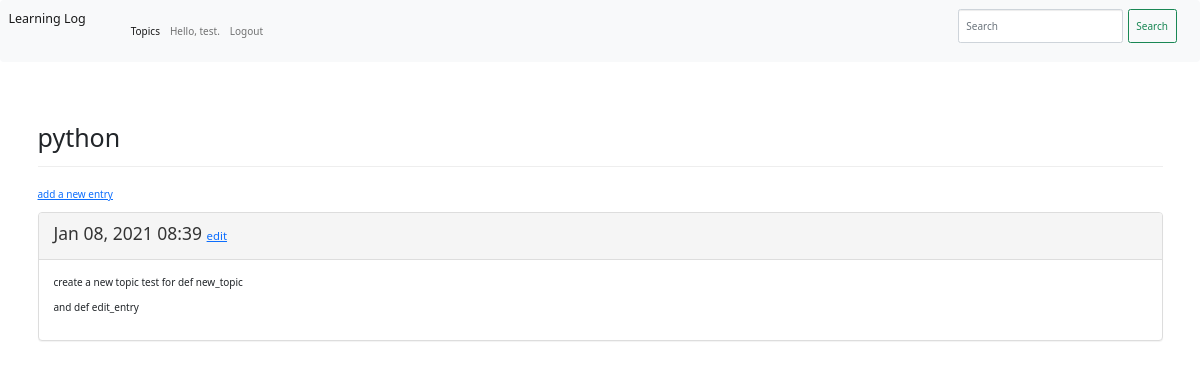
The app's page /topics/16/ (signed in) with its own data.
### learning_logs/models.py (models this page shows, shortened)
class Topic(models.Model):
    text = models.CharField(max_length=200)
    date_added = models.DateTimeField(auto_now_add=True)
    owner = models.ForeignKey(User, on_delete = models.CASCADE)
    def __str__(self):
        return self.text

class Entry(models.Model):
    topic = models.ForeignKey(Topic,on_delete = models.CASCADE)
    text = models.TextField()
    date_added = models.DateTimeField(auto_now_add=True)
    class Meta:
        verbose_name_plural = 'entries'

### learning_logs/views.py (the view)
# urls.py: path('topics/<topic_id>/', views.topic, name = 'topic'),
@login_required
def topic(request, topic_id):
    topic = Topic.objects.get(id=topic_id)
    if request.user != topic.owner:
        raise Http404
    entries = topic.entry_set.order_by('-date_added')
    context = {'topic':topic, 'entries':entries}
    return render(request, 'learning_logs/topic.html', context)

### learning_logs/templates/learning_logs/topic.html
{% extends 'learning_logs/base.html' %}
{% block  header %}
  <h1>{{ topic }}</h1>
{% endblock header %}
{% block content %}
  <p>
    <a href="{% url 'learning_logs:new_entry' topic.id %}">add a new entry</a>
  </p>
  {% for entry in entries %}
    <div class="panel panel-default">
      <div class="panel-heading">
        <h3>{{ entry.date_added|date:'M d, Y H:i' }}
          <small>
            <a href = "{% url 'learning_logs:edit_entry' entry.id %}">edit</a>
          </small>
        </h3>
      </div>
      <div class="panel-body">
        {{ entry.text|linebreaks }}
      </div>
    </div>
  {% empty %}
	  There are no entries for this topic yet.
  {% endfor %}
{% endblock content %}

### learning_logs/templates/learning_logs/base.html (shortened to what this page needs)
{% load bootstrap3 %}
{% bootstrap_css %}
{% load bootstrap3 %}
<!DOCTYPE html>
<html lang="en">
  <head>
    <link href="https://cdn.jsdelivr.net/npm/bootstrap@5.0.0-beta1/dist/css/bootstrap.min.css" rel="stylesheet">
  </head>
  <body>
    <nav class="navbar navbar-expand-lg navbar-light bg-light">
      <div class="container-fluid">
        <a class="navbar-brand" href="{% url 'learning_logs:index' %}">Learning Log</a>
        <div class="collapse navbar-collapse" id="navbarSupportedContent">
          <ul class="navbar-nav me-auto mb-2 mb-lg-0">
            <li class="nav-item">
              <a class="nav-link active" aria-current="page" href="{% url 'learning_logs:topics' %}">Topics</a>
            </li>
            {% if user.is_authenticated %}
            <li class="nav-item">
              <a class="nav-link" href="#">Hello, {{user.username}}.</a>
            </li>
            <li class="nav-item">
              <a class="nav-link" href="{% url 'users:logout' %}">Logout</a>
            </li>
            {% endif %}
          </ul>
          <form class="d-flex">
            <input class="form-control me-2" type="search" placeholder="Search" aria-label="Search">
            <button class="btn btn-outline-success" type="submit">Search</button>
          </form>
        </div>
      </div>
    </nav>
    <div class="container">
      <div class = "page-header">
        {% block header %}{% endblock header %}
      </div>
      <div>
        {% block content %}{% endblock content %}
      </div>
    </div>
  </body>
</html>

### records on screen
Topic: text "python"
Entry: date_added "Jan 08, 2021 08:39", text "create a new topic test for def new_topic and def edit_entry"

### other values on screen
{{ user.username }} "test"
